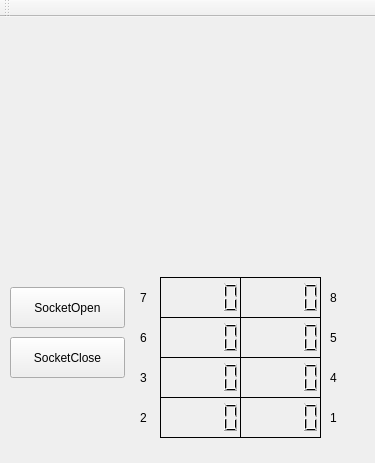
<?xml version="1.0" encoding="UTF-8"?>
<ui version="4.0">
 <class>notepad</class>
 <widget class="QMainWindow" name="notepad">
  <property name="enabled">
   <bool>true</bool>
  </property>
  <property name="geometry">
   <rect>
    <x>0</x>
    <y>0</y>
    <width>375</width>
    <height>463</height>
   </rect>
  </property>
  <property name="windowTitle">
   <string>Bias Server GUI</string>
  </property>
  <widget class="QWidget" name="MainWindow_2">
   <widget class="QPushButton" name="btn_open">
    <property name="geometry">
     <rect>
      <x>10</x>
      <y>270</y>
      <width>115</width>
      <height>41</height>
     </rect>
    </property>
    <property name="text">
     <string>SocketOpen</string>
    </property>
   </widget>
   <widget class="MplWidget" name="mpl" native="true">
    <property name="geometry">
     <rect>
      <x>20</x>
      <y>0</y>
      <width>331</width>
      <height>251</height>
     </rect>
    </property>
   </widget>
   <widget class="QPushButton" name="btn_close">
    <property name="geometry">
     <rect>
      <x>10</x>
      <y>320</y>
      <width>115</width>
      <height>41</height>
     </rect>
    </property>
    <property name="text">
     <string>SocketClose</string>
    </property>
   </widget>
   <widget class="QLCDNumber" name="lcdNumber_1">
    <property name="geometry">
     <rect>
      <x>240</x>
      <y>380</y>
      <width>81</width>
      <height>41</height>
     </rect>
    </property>
    <property name="frameShadow">
     <enum>QFrame::Plain</enum>
    </property>
   </widget>
   <widget class="QLCDNumber" name="lcdNumber_2">
    <property name="geometry">
     <rect>
      <x>160</x>
      <y>380</y>
      <width>81</width>
      <height>41</height>
     </rect>
    </property>
    <property name="frameShadow">
     <enum>QFrame::Plain</enum>
    </property>
   </widget>
   <widget class="QLCDNumber" name="lcdNumber_3">
    <property name="geometry">
     <rect>
      <x>160</x>
      <y>340</y>
      <width>81</width>
      <height>41</height>
     </rect>
    </property>
    <property name="frameShadow">
     <enum>QFrame::Plain</enum>
    </property>
   </widget>
   <widget class="QLCDNumber" name="lcdNumber_4">
    <property name="geometry">
     <rect>
      <x>240</x>
      <y>340</y>
      <width>81</width>
      <height>41</height>
     </rect>
    </property>
    <property name="styleSheet">
     <string notr="true">color: rgb(0, 0, 0);</string>
    </property>
    <property name="frameShadow">
     <enum>QFrame::Plain</enum>
    </property>
   </widget>
   <widget class="QLCDNumber" name="lcdNumber_5">
    <property name="geometry">
     <rect>
      <x>240</x>
      <y>300</y>
      <width>81</width>
      <height>41</height>
     </rect>
    </property>
    <property name="styleSheet">
     <string notr="true">color: rgb(0, 0, 0);</string>
    </property>
    <property name="frameShadow">
     <enum>QFrame::Plain</enum>
    </property>
   </widget>
   <widget class="QLCDNumber" name="lcdNumber_6">
    <property name="geometry">
     <rect>
      <x>160</x>
      <y>300</y>
      <width>81</width>
      <height>41</height>
     </rect>
    </property>
    <property name="frameShadow">
     <enum>QFrame::Plain</enum>
    </property>
   </widget>
   <widget class="QLCDNumber" name="lcdNumber_7">
    <property name="geometry">
     <rect>
      <x>160</x>
      <y>260</y>
      <width>81</width>
      <height>41</height>
     </rect>
    </property>
    <property name="frameShadow">
     <enum>QFrame::Plain</enum>
    </property>
   </widget>
   <widget class="QLCDNumber" name="lcdNumber_8">
    <property name="geometry">
     <rect>
      <x>240</x>
      <y>260</y>
      <width>81</width>
      <height>41</height>
     </rect>
    </property>
    <property name="styleSheet">
     <string notr="true">color: rgb(0, 0, 0);</string>
    </property>
    <property name="frameShadow">
     <enum>QFrame::Plain</enum>
    </property>
    <property name="smallDecimalPoint">
     <bool>false</bool>
    </property>
    <property name="digitCount">
     <number>5</number>
    </property>
    <property name="segmentStyle">
     <enum>QLCDNumber::Filled</enum>
    </property>
   </widget>
   <widget class="QLabel" name="label">
    <property name="geometry">
     <rect>
      <x>330</x>
      <y>390</y>
      <width>41</width>
      <height>21</height>
     </rect>
    </property>
    <property name="text">
     <string>1</string>
    </property>
   </widget>
   <widget class="QLabel" name="label_2">
    <property name="geometry">
     <rect>
      <x>330</x>
      <y>350</y>
      <width>41</width>
      <height>21</height>
     </rect>
    </property>
    <property name="text">
     <string>4</string>
    </property>
   </widget>
   <widget class="QLabel" name="label_3">
    <property name="geometry">
     <rect>
      <x>330</x>
      <y>310</y>
      <width>41</width>
      <height>21</height>
     </rect>
    </property>
    <property name="text">
     <string>5</string>
    </property>
   </widget>
   <widget class="QLabel" name="label_4">
    <property name="geometry">
     <rect>
      <x>330</x>
      <y>270</y>
      <width>41</width>
      <height>21</height>
     </rect>
    </property>
    <property name="text">
     <string>8</string>
    </property>
   </widget>
   <widget class="QLabel" name="label_5">
    <property name="geometry">
     <rect>
      <x>140</x>
      <y>390</y>
      <width>41</width>
      <height>21</height>
     </rect>
    </property>
    <property name="text">
     <string>2</string>
    </property>
   </widget>
   <widget class="QLabel" name="label_6">
    <property name="geometry">
     <rect>
      <x>140</x>
      <y>350</y>
      <width>41</width>
      <height>21</height>
     </rect>
    </property>
    <property name="text">
     <string>3</string>
    </property>
   </widget>
   <widget class="QLabel" name="label_7">
    <property name="geometry">
     <rect>
      <x>140</x>
      <y>310</y>
      <width>41</width>
      <height>21</height>
     </rect>
    </property>
    <property name="text">
     <string>6</string>
    </property>
   </widget>
   <widget class="QLabel" name="label_8">
    <property name="geometry">
     <rect>
      <x>140</x>
      <y>270</y>
      <width>41</width>
      <height>21</height>
     </rect>
    </property>
    <property name="text">
     <string>7</string>
    </property>
   </widget>
  </widget>
  <widget class="QMenuBar" name="menuBar">
   <property name="geometry">
    <rect>
     <x>0</x>
     <y>0</y>
     <width>375</width>
     <height>22</height>
    </rect>
   </property>
  </widget>
  <widget class="QToolBar" name="mainToolBar">
   <attribute name="toolBarArea">
    <enum>TopToolBarArea</enum>
   </attribute>
   <attribute name="toolBarBreak">
    <bool>false</bool>
   </attribute>
  </widget>
 </widget>
 <layoutdefault spacing="6" margin="11"/>
 <customwidgets>
  <customwidget>
   <class>MplWidget</class>
   <extends>QWidget</extends>
   <header>mplwidget.h</header>
   <container>1</container>
  </customwidget>
 </customwidgets>
 <resources/>
 <connections/>
</ui>
